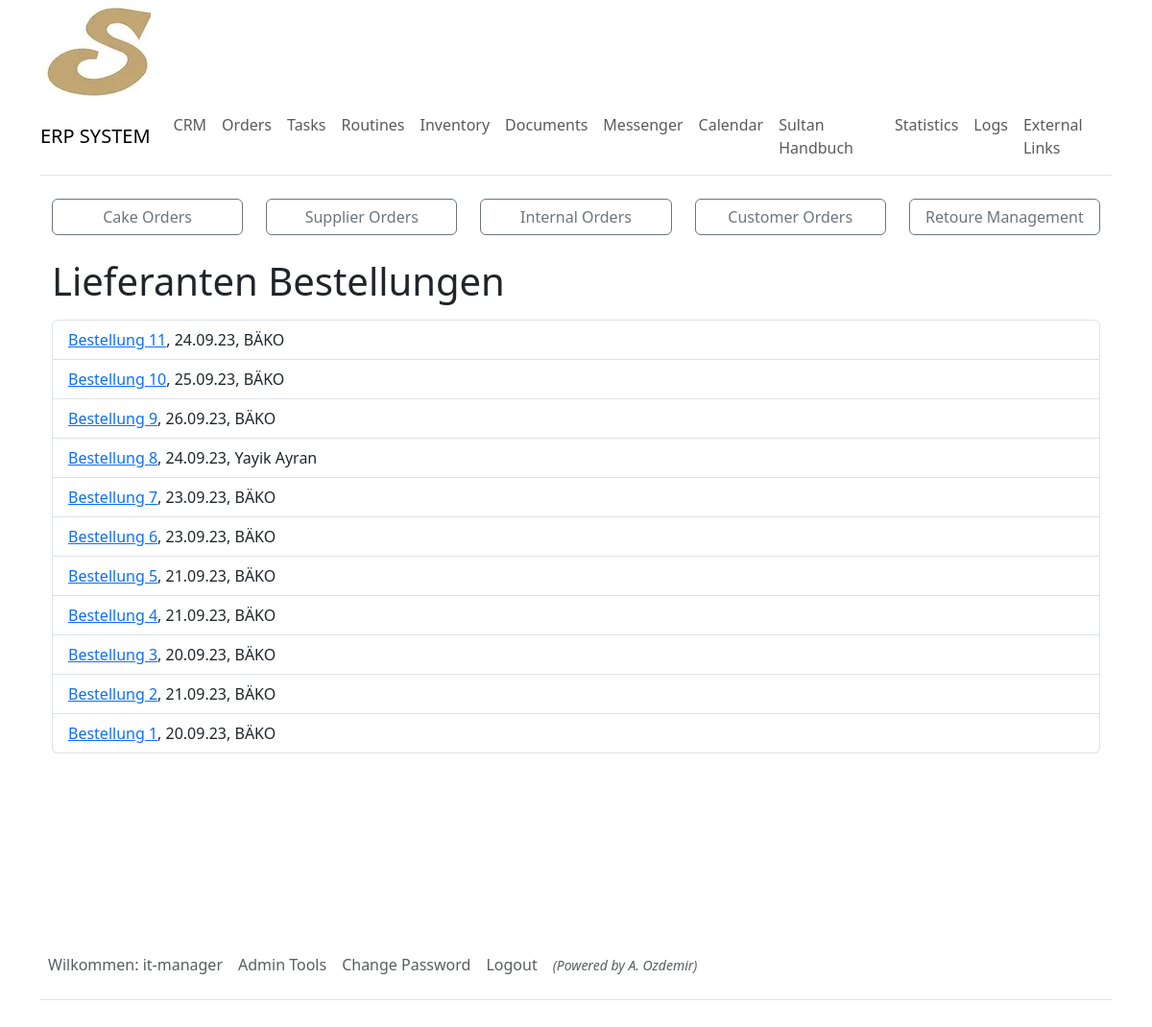
Page /orders/supplier_orders_list/ (signed in) on the committed database.
### sultanerp/models.py (models this page shows, shortened)
class DynamicText(models.Model):
    title = models.CharField(max_length=255)
    text = models.TextField()

class SupplierOrders(models.Model):
    products = models.ManyToManyField(
        SuppliersProduct, through='SupplierOrderProduct')
    productAmounts = models.CharField(max_length=255, null=True, blank=True)
    order_time = models.DateTimeField(auto_now_add=True)
    delivery_date = models.DateField(default=None, null=True)
    ordering_person = models.ForeignKey(
        User, on_delete=models.SET_NULL, null=True)
    branch = models.ForeignKey(
        Store, on_delete=models.CASCADE, null=True)
    supplier = models.ForeignKey(Supplier, on_delete=models.SET_NULL, null=True)

class Supplier(models.Model):
    categories = models.ManyToManyField(Category)
    title = models.CharField(max_length=255)

class User(AbstractUser):
    first_name = models.CharField(max_length=255)
    last_name = models.CharField(max_length=255)
    personal_nr = models.IntegerField(null=True, blank=True)
    is_active = models.BooleanField(default=True)
    branch = models.ForeignKey(
        Store, on_delete=models.CASCADE, related_name="users", null=True, blank=True)
    user_level = models.ForeignKey(
        Roles, on_delete=models.CASCADE, related_name="users", null=True, blank=True)

### sultanerp/views.py (the view)
# urls.py: path('orders/supplier_orders_list/', views.supplier_orders_list_view,
@login_required
@staff_member_required
def supplier_orders_list_view(request):
    context = {}
    if check_view_permission(request.user, 0,3):
        all_supplier_orders = SupplierOrders.objects.all().order_by('-id')
        context = {'all_supplier_orders': all_supplier_orders,}
    return render(request, 'orders/supplier_orders_list.html', context)

### sultanerp/utilities/check_view_permission.py (called while the page is built)
def check_view_permission(user, min_level=0, max_level=3):
    hierarchy = user.user_level.hierarchy
    return min_level <= hierarchy <= max_level

### sultanerp/utilities/context_processors.py (called while the page is built)
def dynamic_text_processor(request):
    dynamic_texts_objects = DynamicText.objects.all()
    dynamic_texts_dict = {dt.title: dt for dt in dynamic_texts_objects}
    return {'dynamic_texts': dynamic_texts_dict}

### sultanerp/templates/orders/supplier_orders_list.html (shortened to what this page needs)
{% extends "_base.html" %}
{% block content %}
{% include "navbar.html" %}
{% include "_orders.html" %}
<div class="container mt-4">
    <h1>Lieferanten Bestellungen</h1>
    <ul class="list-group mt-3">
        {% for order in all_supplier_orders %}
            <li class="list-group-item">
                <a href="{% url 'supplier_order_detail' order.id %}">{{ dynamic_texts.order.text }} {{ order.id }}</a>,
                {{ order.delivery_date|date:"d.m.y" }},
                {{ order.supplier.title }}
            </li>
        {% endfor %}
    </ul>
</div>
{% endblock %}

### sultanerp/templates/navbar.html (shortened to what this page needs)
<nav class="navbar navbar-expand-lg navbar-light bg-white border-bottom py-2">
  <a class="navbar-brand font-weight-bold" href="{% url 'dashboard' %}">ERP SYSTEM</a>
  <div class="collapse navbar-collapse" id="navbarNav">
    <ul class="navbar-nav">
      <li class="nav-item active">
        <a class="nav-link" href="{% url 'crm_view' %}">CRM</a>
      </li>
      <li class="nav-item">
        <a class="nav-link" href="{% url 'orders_view' %}">{{dynamic_texts.orders.text}}</a>
      </li>
      <li class="nav-item">
        <a class="nav-link" href="{% url 'task_list' %}">{{dynamic_texts.tasks.text}}</a>
      </li>
      <li class="nav-item">
        <a class="nav-link" href="{% url 'routine_list' %}">{{dynamic_texts.routines.text}}</a>
      </li>
      <li class="nav-item">
        <a class="nav-link" href="{% url 'inventory' %}">{{dynamic_texts.inventory.text}}</a>
      </li>
      <li class="nav-item">
        <a class="nav-link" href="{% url 'documents' %}">{{dynamic_texts.documents.text}}</a>
      </li>
      <li class="nav-item">
        <a class="nav-link" href="{% url 'messenger' %}">{{dynamic_texts.messenger.text}}</a>
      </li>
      <li class="nav-item">
        <a class="nav-link" href="{% url 'calendar' %}">{{dynamic_texts.calendar.text}}</a>
      </li>
      <li class="nav-item border-right">
        <a class="nav-link" href="{% url 'wiki_index' %}">{{dynamic_texts.handbook.text}}</a>
      </li>
      {% if user.is_staff %}
      <li class="nav-item">
        <a class="nav-link" href="{% url 'statistics' %}">{{dynamic_texts.statistics.text}}</a>
      </li>
      <li class="nav-item">
        <a class="nav-link" href="{% url 'logs' %}">{{dynamic_texts.logs.text}}</a>
      </li>
      {% endif %}
      {% if user.user_level.hierarchy < 5 %}
      <li class="nav-item">
        <a class="nav-link" href="{% url 'external_links' %}">{{dynamic_texts.external_links.text}}</a>
      </li>
      {% endif %}
    </ul>
  </div>
</nav>

### sultanerp/templates/_orders.html
<br>
<div class="container">
    <div class="row">
        <div class="col-12 col-md">
            <a href="{% url 'cake_order' %}" class="btn btn-outline-secondary w-100 mb-2 mb-md-0">{{dynamic_texts.cake_orders.text}}</a>
        </div>
        <div class="col-12 col-md mt-2 mt-md-0">
            <a href="{% url 'supplier_orders' %}" class="btn btn-outline-secondary w-100 mb-2 mb-md-0">{{dynamic_texts.supplier_orders.text}}</a>
        </div>
        <div class="col-12 col-md mt-2 mt-md-0">
            <a href="{% url 'internal_orders' %}" class="btn btn-outline-secondary w-100 mb-2 mb-md-0">{{dynamic_texts.internal_orders.text}}</a>
        </div>
        <div class="col-12 col-md mt-2 mt-md-0">
            <a href="{% url 'customer_orders' %}" class="btn btn-outline-secondary w-100 mb-2 mb-md-0">{{dynamic_texts.customer_orders.text}}</a>
        </div>
        <div class="col-12 col-md mt-2 mt-md-0">
            <a href="{% url 'retoure' %}" class="btn btn-outline-secondary w-100">{{dynamic_texts.retoure_management.text}}</a>
        </div>
    </div>
</div>

### sultanerp/templates/_footer.html
{% if user.is_authenticated %}
<div class="container">
    <div style="min-height: 10em;"></div>
    <footer class="py-3 my-4">
        <ul class="nav border-bottom pb-3 mb-3">
            {% if user.is_authenticated %}
                <li class="nav-item">
                    <a class="nav-link px-2 text-muted">{{dynamic_texts.welcome.text}}: {{user.username}}</a>
                </li>
        {% if user.user_level.role == 'admin' %}
                <li class="nav-item">
                    <a class="nav-link px-2 text-muted" href="{% url 'admin_tools' %}">Admin Tools</a>
                </li>
        {% endif %}
                <li class="nav-item">
                    <a class="nav-link px-2 text-muted" href="{% url 'password_change' %}">Change Password</a>
                </li>
                <li class="nav-item">
                    <a class="nav-link px-2 text-muted" href="{% url 'logout' %}">Logout</a>
                </li>
                <li>
                    <a class="nav-link px-2 text-muted" style="font-style: italic;"><small>(Powered by A. Ozdemir)</small</a>
                </li>
            {% else %}
                <li class="nav-item">
                    <a class="nav-link px-2 text-muted" href="{% url 'tools' %}">Login</a>
                </li>
            {% endif %}
        </ul>
    </footer>
</div>
{% endif%}

### rows in the picture
DynamicText: orders.text "Orders"
DynamicText: tasks.text "Tasks"
DynamicText: routines.text "Routines"
DynamicText: inventory.text "Inventory"
DynamicText: documents.text "Documents"
DynamicText: messenger.text "Messenger"
DynamicText: calendar.text "Calendar"
DynamicText: handbook.text "Sultan Handbuch"
DynamicText: statistics.text "Statistics"
DynamicText: logs.text "Logs"
DynamicText: external_links.text "External Links"
DynamicText: cake_orders.text "Cake Orders"
DynamicText: supplier_orders.text "Supplier Orders"
DynamicText: internal_orders.text "Internal Orders"
DynamicText: customer_orders.text "Customer Orders"
DynamicText: retoure_management.text "Retoure Management"
SupplierOrders: id "11", delivery_date "24.09.23", supplier "BÄKO"
DynamicText: order.text "Bestellung"
SupplierOrders: id "10", delivery_date "25.09.23", supplier "BÄKO"
SupplierOrders: id "9", delivery_date "26.09.23", supplier "BÄKO"
SupplierOrders: id "8", delivery_date "24.09.23", supplier "Yayik Ayran"
SupplierOrders: id "7", delivery_date "23.09.23", supplier "BÄKO"
SupplierOrders: id "6", delivery_date "23.09.23", supplier "BÄKO"
SupplierOrders: id "5", delivery_date "21.09.23", supplier "BÄKO"
SupplierOrders: id "4", delivery_date "21.09.23", supplier "BÄKO"
SupplierOrders: id "3", delivery_date "20.09.23", supplier "BÄKO"
SupplierOrders: id "2", delivery_date "21.09.23", supplier "BÄKO"
SupplierOrders: id "1", delivery_date "20.09.23", supplier "BÄKO"
DynamicText: welcome.text "Wilkommen"
User: username "it-manager"
